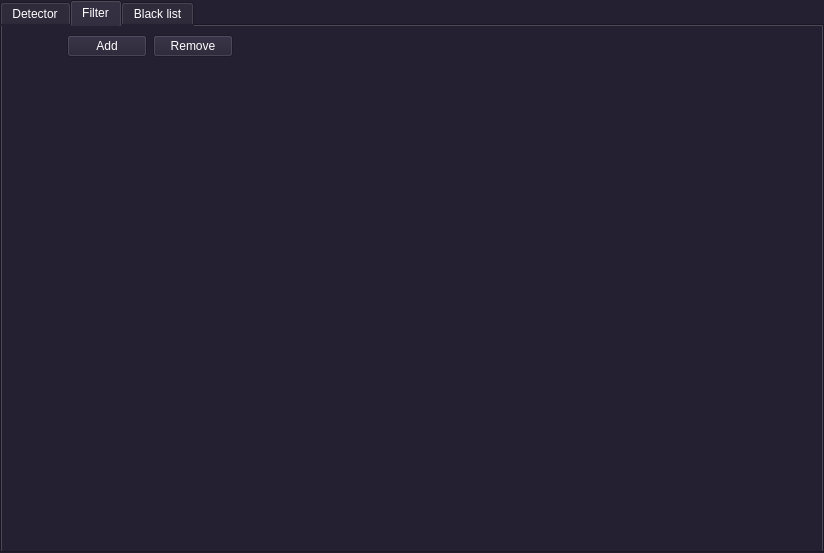
<?xml version="1.0" encoding="UTF-8"?>
<ui version="4.0">
 <class>MainWindow</class>
 <widget class="QMainWindow" name="MainWindow">
  <property name="geometry">
   <rect>
    <x>0</x>
    <y>0</y>
    <width>824</width>
    <height>553</height>
   </rect>
  </property>
  <property name="windowTitle">
   <string>MainWindow</string>
  </property>
  <property name="windowIcon">
   <iconset resource="resurce.qrc">
    <normaloff>:/icon/img/sing_cat_icon.ico</normaloff>:/icon/img/sing_cat_icon.ico</iconset>
  </property>
  <property name="autoFillBackground">
   <bool>false</bool>
  </property>
  <property name="styleSheet">
   <string notr="true">background-color: rgb(36, 31, 49);
color: rgb(255, 255, 255);</string>
  </property>
  <widget class="QWidget" name="centralwidget">
   <layout class="QHBoxLayout" name="horizontalLayout">
    <property name="leftMargin">
     <number>0</number>
    </property>
    <property name="topMargin">
     <number>0</number>
    </property>
    <property name="rightMargin">
     <number>0</number>
    </property>
    <property name="bottomMargin">
     <number>0</number>
    </property>
    <item>
     <widget class="QTabWidget" name="mainTabWidget">
      <property name="tabPosition">
       <enum>QTabWidget::TabPosition::North</enum>
      </property>
      <property name="tabShape">
       <enum>QTabWidget::TabShape::Rounded</enum>
      </property>
      <property name="currentIndex">
       <number>1</number>
      </property>
      <property name="iconSize">
       <size>
        <width>32</width>
        <height>32</height>
       </size>
      </property>
      <property name="elideMode">
       <enum>Qt::TextElideMode::ElideNone</enum>
      </property>
      <property name="usesScrollButtons">
       <bool>true</bool>
      </property>
      <property name="documentMode">
       <bool>false</bool>
      </property>
      <property name="tabsClosable">
       <bool>false</bool>
      </property>
      <widget class="QWidget" name="detectorTab">
       <property name="styleSheet">
        <string notr="true">color: rgb(255, 255, 255);</string>
       </property>
       <attribute name="icon">
        <iconset resource="resurce.qrc">
         <normaloff>:/icon/img/hungry_cat_icon.ico</normaloff>:/icon/img/hungry_cat_icon.ico</iconset>
       </attribute>
       <attribute name="title">
        <string>Detector</string>
       </attribute>
       <layout class="QGridLayout" name="gridLayout">
        <item row="0" column="0">
         <widget class="QSplitter" name="detectorSplitter">
          <property name="orientation">
           <enum>Qt::Orientation::Horizontal</enum>
          </property>
          <widget class="QWidget" name="verticalLayoutWidget_2">
           <layout class="QVBoxLayout" name="EventListLeyout">
            <property name="leftMargin">
             <number>5</number>
            </property>
            <property name="topMargin">
             <number>0</number>
            </property>
            <property name="rightMargin">
             <number>5</number>
            </property>
            <property name="bottomMargin">
             <number>0</number>
            </property>
            <item>
             <widget class="QListWidget" name="eventsList">
              <property name="minimumSize">
               <size>
                <width>100</width>
                <height>0</height>
               </size>
              </property>
              <property name="styleSheet">
               <string notr="true">border-color: grey;</string>
              </property>
              <property name="frameShape">
               <enum>QFrame::Shape::NoFrame</enum>
              </property>
              <property name="verticalScrollBarPolicy">
               <enum>Qt::ScrollBarPolicy::ScrollBarAlwaysOff</enum>
              </property>
              <property name="horizontalScrollBarPolicy">
               <enum>Qt::ScrollBarPolicy::ScrollBarAlwaysOff</enum>
              </property>
              <property name="editTriggers">
               <set>QAbstractItemView::EditTrigger::NoEditTriggers</set>
              </property>
              <property name="iconSize">
               <size>
                <width>16</width>
                <height>16</height>
               </size>
              </property>
              <item>
               <property name="text">
                <string>Please wait until you receive new data or change your settings</string>
               </property>
               <property name="icon">
                <iconset resource="resurce.qrc">
                 <normaloff>:/icon/img/slippers_cat_icon.ico</normaloff>:/icon/img/slippers_cat_icon.ico</iconset>
               </property>
               <property name="flags">
                <set>ItemIsEnabled</set>
               </property>
              </item>
             </widget>
            </item>
            <item>
             <widget class="QCheckBox" name="autoscrollCB">
              <property name="styleSheet">
               <string notr="true">QCheckBox::indicator {
    width: 10px;
    height: 10px;
	border-style: solid;
    border-width: 1px;
    border-color: grey;
}

QCheckBox::indicator:checked
{
	border-style: solid;
    border-width: 1px;
    border-color: grey;
	background-color: rgb(246, 245, 244);
}</string>
              </property>
              <property name="text">
               <string>Autoscroll</string>
              </property>
              <property name="checked">
               <bool>true</bool>
              </property>
             </widget>
            </item>
           </layout>
          </widget>
          <widget class="QWidget" name="verticalLayoutWidget">
           <layout class="QVBoxLayout" name="ChartsVerticalLayout">
            <property name="spacing">
             <number>0</number>
            </property>
            <item>
             <layout class="QHBoxLayout" name="HistoryHorizontalLayout">
              <property name="spacing">
               <number>0</number>
              </property>
              <property name="sizeConstraint">
               <enum>QLayout::SizeConstraint::SetDefaultConstraint</enum>
              </property>
              <item>
               <widget class="QFrame" name="chartFrame">
                <property name="sizePolicy">
                 <sizepolicy hsizetype="Expanding" vsizetype="Preferred">
                  <horstretch>0</horstretch>
                  <verstretch>0</verstretch>
                 </sizepolicy>
                </property>
                <property name="minimumSize">
                 <size>
                  <width>350</width>
                  <height>0</height>
                 </size>
                </property>
                <property name="autoFillBackground">
                 <bool>false</bool>
                </property>
                <property name="styleSheet">
                 <string notr="true">border-color: rgb(36, 31, 49);</string>
                </property>
                <property name="frameShape">
                 <enum>QFrame::Shape::StyledPanel</enum>
                </property>
                <property name="frameShadow">
                 <enum>QFrame::Shadow::Raised</enum>
                </property>
               </widget>
              </item>
              <item>
               <layout class="QVBoxLayout" name="historyButtonlLayout">
                <property name="sizeConstraint">
                 <enum>QLayout::SizeConstraint::SetMinimumSize</enum>
                </property>
                <item>
                 <spacer name="verticalSpacer_3">
                  <property name="orientation">
                   <enum>Qt::Orientation::Vertical</enum>
                  </property>
                  <property name="sizeHint" stdset="0">
                   <size>
                    <width>20</width>
                    <height>40</height>
                   </size>
                  </property>
                 </spacer>
                </item>
                <item>
                 <widget class="QPushButton" name="history30minPB">
                  <property name="maximumSize">
                   <size>
                    <width>60</width>
                    <height>16777215</height>
                   </size>
                  </property>
                  <property name="text">
                   <string>30 m</string>
                  </property>
                  <property name="checkable">
                   <bool>true</bool>
                  </property>
                  <property name="checked">
                   <bool>false</bool>
                  </property>
                  <property name="autoExclusive">
                   <bool>false</bool>
                  </property>
                 </widget>
                </item>
                <item>
                 <widget class="QPushButton" name="history1hourPB">
                  <property name="maximumSize">
                   <size>
                    <width>60</width>
                    <height>16777215</height>
                   </size>
                  </property>
                  <property name="text">
                   <string>1 h</string>
                  </property>
                  <property name="checkable">
                   <bool>true</bool>
                  </property>
                  <property name="autoExclusive">
                   <bool>false</bool>
                  </property>
                 </widget>
                </item>
                <item>
                 <widget class="QPushButton" name="history2hoursPB">
                  <property name="maximumSize">
                   <size>
                    <width>60</width>
                    <height>16777215</height>
                   </size>
                  </property>
                  <property name="text">
                   <string>2 h</string>
                  </property>
                  <property name="checkable">
                   <bool>true</bool>
                  </property>
                  <property name="autoExclusive">
                   <bool>false</bool>
                  </property>
                 </widget>
                </item>
                <item>
                 <widget class="QPushButton" name="historyMaxPB">
                  <property name="maximumSize">
                   <size>
                    <width>60</width>
                    <height>16777215</height>
                   </size>
                  </property>
                  <property name="inputMethodHints">
                   <set>Qt::InputMethodHint::ImhNoPredictiveText</set>
                  </property>
                  <property name="text">
                   <string>MAX</string>
                  </property>
                  <property name="checkable">
                   <bool>true</bool>
                  </property>
                  <property name="checked">
                   <bool>true</bool>
                  </property>
                  <property name="autoExclusive">
                   <bool>false</bool>
                  </property>
                 </widget>
                </item>
                <item>
                 <spacer name="verticalSpacer">
                  <property name="orientation">
                   <enum>Qt::Orientation::Vertical</enum>
                  </property>
                  <property name="sizeHint" stdset="0">
                   <size>
                    <width>20</width>
                    <height>40</height>
                   </size>
                  </property>
                 </spacer>
                </item>
               </layout>
              </item>
             </layout>
            </item>
            <item>
             <layout class="QHBoxLayout" name="ReviewHistoryHorizontalLayout">
              <property name="spacing">
               <number>0</number>
              </property>
              <item>
               <widget class="QFrame" name="reviewChartFrame">
                <property name="sizePolicy">
                 <sizepolicy hsizetype="Expanding" vsizetype="Preferred">
                  <horstretch>0</horstretch>
                  <verstretch>0</verstretch>
                 </sizepolicy>
                </property>
                <property name="minimumSize">
                 <size>
                  <width>350</width>
                  <height>0</height>
                 </size>
                </property>
                <property name="styleSheet">
                 <string notr="true">border-color: rgb(36, 31, 49);</string>
                </property>
                <property name="frameShape">
                 <enum>QFrame::Shape::StyledPanel</enum>
                </property>
                <property name="frameShadow">
                 <enum>QFrame::Shadow::Raised</enum>
                </property>
               </widget>
              </item>
              <item>
               <layout class="QVBoxLayout" name="reviewButtonLayout">
                <property name="sizeConstraint">
                 <enum>QLayout::SizeConstraint::SetMinimumSize</enum>
                </property>
                <item>
                 <spacer name="verticalSpacer_4">
                  <property name="orientation">
                   <enum>Qt::Orientation::Vertical</enum>
                  </property>
                  <property name="sizeHint" stdset="0">
                   <size>
                    <width>20</width>
                    <height>40</height>
                   </size>
                  </property>
                 </spacer>
                </item>
                <item>
                 <widget class="QPushButton" name="reviewHistory2hoursPB">
                  <property name="maximumSize">
                   <size>
                    <width>60</width>
                    <height>16777215</height>
                   </size>
                  </property>
                  <property name="text">
                   <string>2 h</string>
                  </property>
                  <property name="checkable">
                   <bool>true</bool>
                  </property>
                  <property name="autoExclusive">
                   <bool>false</bool>
                  </property>
                 </widget>
                </item>
                <item>
                 <widget class="QPushButton" name="reviewHistory6hoursPB">
                  <property name="maximumSize">
                   <size>
                    <width>60</width>
                    <height>16777215</height>
                   </size>
                  </property>
                  <property name="text">
                   <string>6 h</string>
                  </property>
                  <property name="checkable">
                   <bool>true</bool>
                  </property>
                  <property name="autoExclusive">
                   <bool>false</bool>
                  </property>
                 </widget>
                </item>
                <item>
                 <widget class="QPushButton" name="reviewHistory12hoursPB">
                  <property name="maximumSize">
                   <size>
                    <width>60</width>
                    <height>16777215</height>
                   </size>
                  </property>
                  <property name="text">
                   <string>12 h</string>
                  </property>
                  <property name="checkable">
                   <bool>true</bool>
                  </property>
                  <property name="checked">
                   <bool>false</bool>
                  </property>
                  <property name="autoRepeat">
                   <bool>false</bool>
                  </property>
                  <property name="autoExclusive">
                   <bool>false</bool>
                  </property>
                 </widget>
                </item>
                <item>
                 <widget class="QPushButton" name="reviewHistoryMaxPB">
                  <property name="maximumSize">
                   <size>
                    <width>60</width>
                    <height>16777215</height>
                   </size>
                  </property>
                  <property name="text">
                   <string>MAX</string>
                  </property>
                  <property name="checkable">
                   <bool>true</bool>
                  </property>
                  <property name="checked">
                   <bool>true</bool>
                  </property>
                  <property name="autoRepeat">
                   <bool>false</bool>
                  </property>
                  <property name="autoExclusive">
                   <bool>false</bool>
                  </property>
                  <property name="autoDefault">
                   <bool>false</bool>
                  </property>
                 </widget>
                </item>
                <item>
                 <spacer name="verticalSpacer_2">
                  <property name="orientation">
                   <enum>Qt::Orientation::Vertical</enum>
                  </property>
                  <property name="sizeHint" stdset="0">
                   <size>
                    <width>20</width>
                    <height>40</height>
                   </size>
                  </property>
                 </spacer>
                </item>
               </layout>
              </item>
             </layout>
            </item>
           </layout>
          </widget>
         </widget>
        </item>
       </layout>
      </widget>
      <widget class="QWidget" name="filterTab">
       <attribute name="icon">
        <iconset resource="resurce.qrc">
         <normaloff>:/icon/img/cat_walk_icon.ico</normaloff>:/icon/img/cat_walk_icon.ico</iconset>
       </attribute>
       <attribute name="title">
        <string>Filter</string>
       </attribute>
       <layout class="QVBoxLayout" name="verticalLayout_2">
        <item>
         <layout class="QHBoxLayout" name="buttonLayout">
          <item>
           <widget class="QLabel" name="label">
            <property name="minimumSize">
             <size>
              <width>50</width>
              <height>0</height>
             </size>
            </property>
            <property name="text">
             <string/>
            </property>
           </widget>
          </item>
          <item>
           <widget class="QPushButton" name="addPushButton">
            <property name="enabled">
             <bool>false</bool>
            </property>
            <property name="text">
             <string>Add</string>
            </property>
            <property name="icon">
             <iconset resource="resurce.qrc">
              <normaloff>:/image/img/add2.png</normaloff>:/image/img/add2.png</iconset>
            </property>
           </widget>
          </item>
          <item>
           <widget class="QPushButton" name="removePushButton">
            <property name="enabled">
             <bool>false</bool>
            </property>
            <property name="text">
             <string>Remove</string>
            </property>
            <property name="icon">
             <iconset resource="resurce.qrc">
              <normaloff>:/image/img/remove2.png</normaloff>:/image/img/remove2.png</iconset>
            </property>
           </widget>
          </item>
          <item>
           <spacer name="horizontalSpacer">
            <property name="orientation">
             <enum>Qt::Orientation::Horizontal</enum>
            </property>
            <property name="sizeHint" stdset="0">
             <size>
              <width>40</width>
              <height>20</height>
             </size>
            </property>
           </spacer>
          </item>
         </layout>
        </item>
        <item>
         <layout class="QHBoxLayout" name="horizontalLayout_4">
          <item>
           <widget class="QTableWidget" name="filterTableWidget">
            <property name="sizePolicy">
             <sizepolicy hsizetype="Preferred" vsizetype="Expanding">
              <horstretch>0</horstretch>
              <verstretch>0</verstretch>
             </sizepolicy>
            </property>
            <property name="minimumSize">
             <size>
              <width>0</width>
              <height>20</height>
             </size>
            </property>
            <property name="styleSheet">
             <string notr="true">QTableWidget
{
	border-color: rgb(36, 31, 49);
	border : 0px
}</string>
            </property>
            <property name="sizeAdjustPolicy">
             <enum>QAbstractScrollArea::SizeAdjustPolicy::AdjustToContents</enum>
            </property>
            <property name="selectionMode">
             <enum>QAbstractItemView::SelectionMode::SingleSelection</enum>
            </property>
           </widget>
          </item>
          <item>
           <spacer name="horizontalSpacer_4">
            <property name="orientation">
             <enum>Qt::Orientation::Horizontal</enum>
            </property>
           </spacer>
          </item>
         </layout>
        </item>
       </layout>
      </widget>
      <widget class="QWidget" name="blackListTab">
       <attribute name="icon">
        <iconset resource="resurce.qrc">
         <normaloff>:/icon/img/cage_cat_icon.ico</normaloff>:/icon/img/cage_cat_icon.ico</iconset>
       </attribute>
       <attribute name="title">
        <string>Black list</string>
       </attribute>
       <layout class="QVBoxLayout" name="verticalLayout">
        <item>
         <layout class="QHBoxLayout" name="blackListButtonLayout">
          <item>
           <widget class="QLabel" name="label_2">
            <property name="minimumSize">
             <size>
              <width>50</width>
              <height>0</height>
             </size>
            </property>
            <property name="text">
             <string/>
            </property>
           </widget>
          </item>
          <item>
           <widget class="QPushButton" name="addBlackListPushButton">
            <property name="enabled">
             <bool>false</bool>
            </property>
            <property name="text">
             <string>Add</string>
            </property>
            <property name="icon">
             <iconset resource="resurce.qrc">
              <normaloff>:/image/img/add2.png</normaloff>:/image/img/add2.png</iconset>
            </property>
           </widget>
          </item>
          <item>
           <widget class="QPushButton" name="removeBlackListPushButton">
            <property name="enabled">
             <bool>false</bool>
            </property>
            <property name="text">
             <string>Remove</string>
            </property>
            <property name="icon">
             <iconset resource="resurce.qrc">
              <normaloff>:/image/img/remove2.png</normaloff>:/image/img/remove2.png</iconset>
            </property>
           </widget>
          </item>
          <item>
           <spacer name="horizontalSpacer_2">
            <property name="orientation">
             <enum>Qt::Orientation::Horizontal</enum>
            </property>
            <property name="sizeHint" stdset="0">
             <size>
              <width>40</width>
              <height>20</height>
             </size>
            </property>
           </spacer>
          </item>
         </layout>
        </item>
        <item>
         <layout class="QHBoxLayout" name="horizontalLayout_3">
          <item>
           <widget class="QTableWidget" name="blackListTableWidget">
            <property name="sizePolicy">
             <sizepolicy hsizetype="Preferred" vsizetype="Expanding">
              <horstretch>0</horstretch>
              <verstretch>0</verstretch>
             </sizepolicy>
            </property>
            <property name="styleSheet">
             <string notr="true">QTableWidget
{
	border-color: rgb(36, 31, 49);
	border : 0px
}</string>
            </property>
            <property name="verticalScrollBarPolicy">
             <enum>Qt::ScrollBarPolicy::ScrollBarAsNeeded</enum>
            </property>
            <property name="sizeAdjustPolicy">
             <enum>QAbstractScrollArea::SizeAdjustPolicy::AdjustToContents</enum>
            </property>
            <property name="selectionMode">
             <enum>QAbstractItemView::SelectionMode::SingleSelection</enum>
            </property>
           </widget>
          </item>
          <item>
           <spacer name="horizontalSpacer_3">
            <property name="orientation">
             <enum>Qt::Orientation::Horizontal</enum>
            </property>
           </spacer>
          </item>
         </layout>
        </item>
       </layout>
      </widget>
     </widget>
    </item>
   </layout>
  </widget>
 </widget>
 <resources>
  <include location="resurce.qrc"/>
 </resources>
 <connections/>
</ui>
